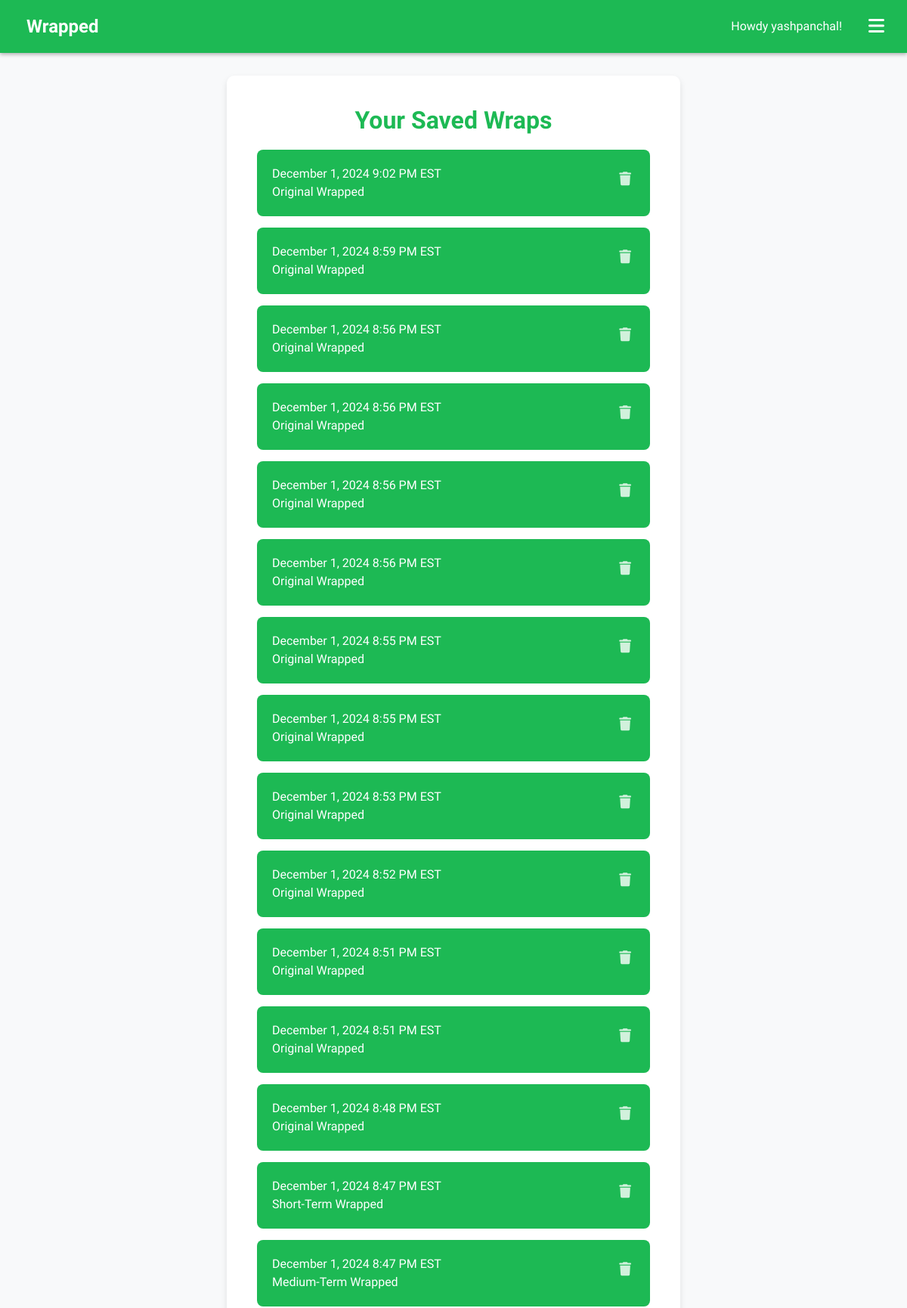
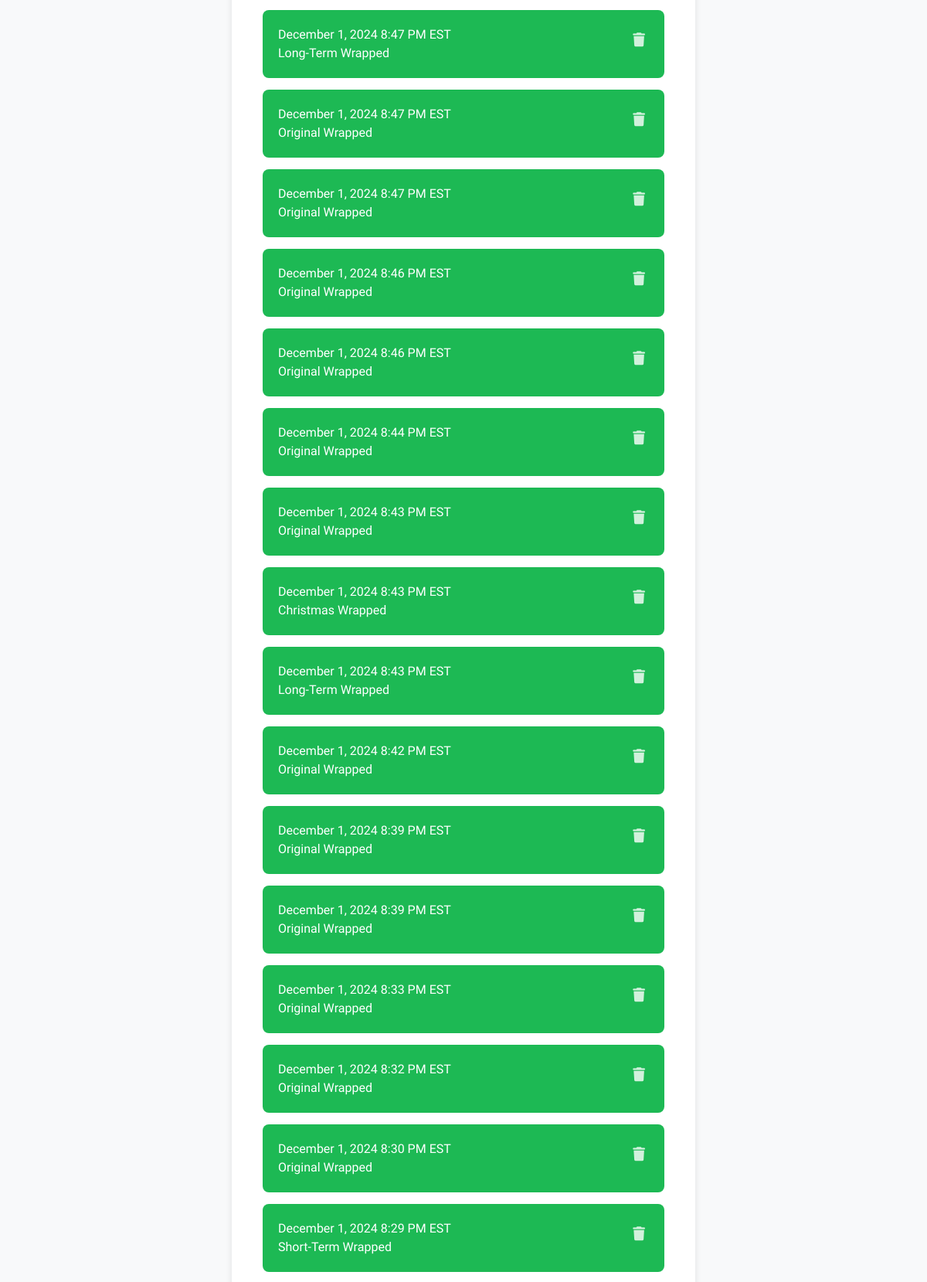
Screenshot of /auth/saved-wraps/ (signed in, upper part) with the database file from the repository (2 pictures, top to bottom).
### authentication/models.py (models this page shows)
class SavedWrap(models.Model):
    profile = models.ForeignKey('Profile', related_name='saved_wraps', on_delete=models.CASCADE)
    created_at = models.DateTimeField(auto_now_add=True)
    wrap_type = models.CharField(max_length=50)  # e.g., "original", "long_term", "christmas"
    wrap_data = models.JSONField()  # Stores the entire wrap data as JSON
    class Meta:
        ordering = ['-created_at']

### authentication/views.py (the view)
# urls.py: path('saved-wraps/', views.saved_wraps, name='saved_wraps'),
@login_required(login_url='/auth/login/')
def saved_wraps(request):
    saved_wraps = request.user.profile.saved_wraps.all().order_by('-created_at')
    return render(request, 'saved_wraps.html', {'saved_wraps': saved_wraps})

### authentication/templates/saved_wraps.html (shortened to what this page needs)
{% extends "base.html" %}
{% load static %}
{% load tz %}
{% block content %}
    <h1>Your Saved Wraps</h1>
    {% if saved_wraps %}
        <ul class="wrap-list">
            {% for wrap in saved_wraps %}
            <li class="wrap-item">
                <div class="wrap-content" onclick="location.href='{% url 'view_wrap' wrap.id %}'">
                    <div class="wrap-date">{{ wrap.created_at|timezone:"America/New_York"|date:"F j, Y g:i A e" }}</div>
                    <div class="wrap-type">
                        {% if "halloween" in wrap.wrap_type %}
                            Halloween Wrapped
                        {% elif "christmas" in wrap.wrap_type %}
                            Christmas Wrapped
                        {% elif "short_term" in wrap.wrap_type %}
                            Short-Term Wrapped
                        {% elif "medium_term" in wrap.wrap_type %}
                            Medium-Term Wrapped
                        {% elif "long_term" in wrap.wrap_type %}
                            Long-Term Wrapped
                        {% else %}
                            Original Wrapped
                        {% endif %}
                    </div>
                </div>
                <button class="delete-button" onclick="deleteWrap({{ wrap.id }})">
                    <i class="fas fa-trash"></i>
                </button>
            </li>
            {% endfor %}
        </ul>
    {% else %}
        <p>You haven't saved any wraps yet. Create one by going to home and selecting one of the wrapped options!</p>
    {% endif %}
{% endblock %}

### authentication/templates/base.html (shortened to what this page needs)
<!DOCTYPE html>
<html lang="en">
<head>
    <link href="https://cdn.jsdelivr.net/npm/bootstrap@5.3.0/dist/css/bootstrap.min.css" rel="stylesheet">
    <link rel="stylesheet" href="https://cdnjs.cloudflare.com/ajax/libs/font-awesome/6.0.0/css/all.min.css">
</head>
<body>
    <header id="top-banner">
        <div class="d-flex align-items-center">
            <h1><a href="{% url 'home' %}" style="text-decoration: none; color: white; cursor: pointer;">Wrapped</a></h1>
        </div>
        <div class="top-banner-buttons">
            {% if user.is_authenticated %}
                <span class="user-name" style="color: white; margin-right: 15px; font-size: 16px;">
                    <span class="greeting">Howdy</span> {{ user.username }}!
                </span>
                <div class="dropdown">
                    <button class="menu-btn" onclick="toggleMenu()">
                        <i class="fas fa-bars"></i>
                    </button>
                </div>
            {% else %}
                <a href="{% url 'register' %}" class="btn btn-custom">Register</a>
                <a href="{% url 'login' %}" class="btn btn-custom">Login</a>
            {% endif %}
        </div>
    </header>
    <div class="custom-container">
        {% block content %}{% endblock %}
    </div>
</body>
</html>

### authentication/templates/base.html (style rules this page uses)
#top-banner { background-color: #1DB954; color: white; padding: 20px; position: fixed; display: flex; justify-content: space-between; align-items: center; top: 0; width: 100%; box-shadow: 0 2px 5px rgba(0, 0, 0, 0.3); z-index: 1000; height: 70px; box-sizing: border-box; }
#top-banner h1 { margin: 0; margin-left: 15px; font-size: 1.5em; font-family: 'Metropolis', sans-serif; font-weight: 700; color: white; transition: color 0.3s ease; }
#top-banner a { color: white; text-decoration: none; }
body { display: flex; flex-direction: column; min-height: 100vh; margin: 0; padding: 0; background-color: #f8f9fa; font-family: 'Plus Jakarta Sans', sans-serif; color: #333; transition: background-color 0.3s, color 0.3s; min-height: 100vh; display: flex; flex-direction: column; }
.custom-container { flex: 1; margin-top: 100px; text-align: center; background-color: #fff; border-radius: 10px; box-shadow: 0 4px 8px rgba(0, 0, 0, 0.1); padding: 40px; width: 100%; max-width: 600px; transition: background-color 0.3s; box-sizing: border-box; margin: auto; margin-bottom: 50px; flex: 1; }
h1, h2, h3 { font-family: 'Metropolis', sans-serif; margin-bottom: 20px; color: #1DB954; }
h1 { margin-bottom: 20px; font-size: 32px; font-weight: 600; font-family: 'Metropolis', sans-serif; color: #1DB954; }
.user-name { font-family: 'Metropolis', sans-serif; font-weight: 500; transition: color 0.3s ease; }
.top-banner-buttons { display: flex; align-items: center; gap: 10px; }
.greeting { font-family: 'Metropolis', sans-serif; font-weight: 500; transition: all 0.3s ease; }
a { font-family: 'Plus Jakarta Sans', sans-serif; color: #1DB954; text-decoration: none; }
h1, h2, h3, #top-banner h1, .btn-custom { font-family: 'Metropolis', sans-serif; }
p, input, label, select, button:not(.btn-custom), .form-control, .error-message, .success-message, .footer-content, #theme-selector, .user-name { font-family: 'Plus Jakarta Sans', sans-serif; }
.dropdown { position: relative; display: inline-block; }
.menu-btn { background: none; border: none; color: white; font-size: 24px; cursor: pointer; padding: 5px 10px; transition: opacity 0.3s; }

### authentication/templates/saved_wraps.html (style rules this page uses)
body { min-height: 100vh; display: flex; flex-direction: column; background-color: #f8f9fa; margin: 0; padding: 0; font-family: 'Plus Jakarta Sans', sans-serif; }
.custom-container { flex: 1; margin-top: 100px; margin-bottom: 50px; text-align: center; background-color: #fff; border-radius: 10px; box-shadow: 0 4px 8px rgba(0, 0, 0, 0.1); padding: 40px; width: 100%; max-width: 600px; transition: background-color 0.3s; box-sizing: border-box; }
h1 { margin-bottom: 20px; font-size: 32px; font-weight: 600; font-family: 'Metropolis', sans-serif; color: #1DB954; }
.wrap-list { list-style: none; padding: 0; margin: 20px 0; }
.wrap-item { background-color: #1DB954; border: none; border-radius: 8px; padding: 20px; margin-bottom: 15px; transition: transform 0.2s; cursor: pointer; text-align: left; position: relative; display: flex; justify-content: space-between; align-items: flex-start; }
.wrap-content { flex-grow: 1; }
.delete-button { color: white; background: none; border: none; cursor: pointer; padding: 5px; font-size: 18px; opacity: 0.8; transition: opacity 0.2s; }
.wrap-date, .wrap-type { color: white; }

### rows the page displays
SavedWrap: created_at "December 1, 2024 9:02 PM EST", wrap_type "Original Wrapped"
SavedWrap: created_at "December 1, 2024 8:59 PM EST", wrap_type "Original Wrapped"
SavedWrap: created_at "December 1, 2024 8:56 PM EST", wrap_type "Original Wrapped"
SavedWrap: created_at "December 1, 2024 8:56 PM EST", wrap_type "Original Wrapped"
SavedWrap: created_at "December 1, 2024 8:56 PM EST", wrap_type "Original Wrapped"
SavedWrap: created_at "December 1, 2024 8:56 PM EST", wrap_type "Original Wrapped"
SavedWrap: created_at "December 1, 2024 8:55 PM EST", wrap_type "Original Wrapped"
SavedWrap: created_at "December 1, 2024 8:55 PM EST", wrap_type "Original Wrapped"
SavedWrap: created_at "December 1, 2024 8:53 PM EST", wrap_type "Original Wrapped"
SavedWrap: created_at "December 1, 2024 8:52 PM EST", wrap_type "Original Wrapped"
SavedWrap: created_at "December 1, 2024 8:51 PM EST", wrap_type "Original Wrapped"
SavedWrap: created_at "December 1, 2024 8:51 PM EST", wrap_type "Original Wrapped"
SavedWrap: created_at "December 1, 2024 8:48 PM EST", wrap_type "Original Wrapped"
SavedWrap: created_at "December 1, 2024 8:47 PM EST", wrap_type "Short-Term Wrapped"
SavedWrap: created_at "December 1, 2024 8:47 PM EST", wrap_type "Medium-Term Wrapped"
SavedWrap: created_at "December 1, 2024 8:47 PM EST", wrap_type "Long-Term Wrapped"
SavedWrap: created_at "December 1, 2024 8:47 PM EST", wrap_type "Original Wrapped"
SavedWrap: created_at "December 1, 2024 8:47 PM EST", wrap_type "Original Wrapped"
SavedWrap: created_at "December 1, 2024 8:46 PM EST", wrap_type "Original Wrapped"
SavedWrap: created_at "December 1, 2024 8:46 PM EST", wrap_type "Original Wrapped"
SavedWrap: created_at "December 1, 2024 8:44 PM EST", wrap_type "Original Wrapped"
SavedWrap: created_at "December 1, 2024 8:43 PM EST", wrap_type "Original Wrapped"
SavedWrap: created_at "December 1, 2024 8:43 PM EST", shows "Christmas Wrapped"
SavedWrap: created_at "December 1, 2024 8:43 PM EST", wrap_type "Long-Term Wrapped"
SavedWrap: created_at "December 1, 2024 8:42 PM EST", wrap_type "Original Wrapped"
SavedWrap: created_at "December 1, 2024 8:39 PM EST", wrap_type "Original Wrapped"
SavedWrap: created_at "December 1, 2024 8:39 PM EST", wrap_type "Original Wrapped"
SavedWrap: created_at "December 1, 2024 8:33 PM EST", wrap_type "Original Wrapped"
SavedWrap: created_at "December 1, 2024 8:32 PM EST", wrap_type "Original Wrapped"
SavedWrap: created_at "December 1, 2024 8:30 PM EST", wrap_type "Original Wrapped"
SavedWrap: created_at "December 1, 2024 8:29 PM EST", wrap_type "Short-Term Wrapped"

### other values shown
{{ user.username }} "yashpanchal"
